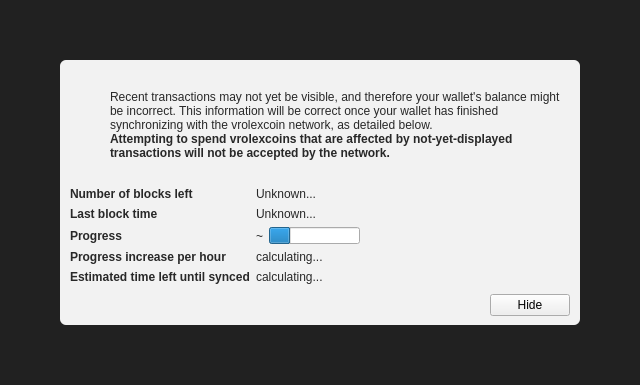
<?xml version="1.0" encoding="UTF-8"?>
<ui version="4.0">
 <class>ModalOverlay</class>
 <widget class="ModalOverlay" name="ModalOverlay">
  <property name="geometry">
   <rect>
    <x>0</x>
    <y>0</y>
    <width>640</width>
    <height>385</height>
   </rect>
  </property>
  <property name="windowTitle">
   <string>Form</string>
  </property>
  <layout class="QVBoxLayout" name="verticalLayout" stretch="0">
   <property name="sizeConstraint">
    <enum>QLayout::SetDefaultConstraint</enum>
   </property>
   <property name="leftMargin">
    <number>0</number>
   </property>
   <property name="topMargin">
    <number>0</number>
   </property>
   <property name="rightMargin">
    <number>0</number>
   </property>
   <property name="bottomMargin">
    <number>0</number>
   </property>
   <item>
    <widget class="QWidget" name="bgWidget" native="true">
     <property name="styleSheet">
      <string notr="true">#bgWidget { background: rgba(0,0,0,220); }</string>
     </property>
     <layout class="QVBoxLayout" name="verticalLayoutMain" stretch="1">
      <property name="leftMargin">
       <number>60</number>
      </property>
      <property name="topMargin">
       <number>60</number>
      </property>
      <property name="rightMargin">
       <number>60</number>
      </property>
      <property name="bottomMargin">
       <number>60</number>
      </property>
      <item>
       <widget class="QWidget" name="contentWidget" native="true">
        <property name="styleSheet">
         <string notr="true">#contentWidget { background: rgba(255,255,255,240); border-radius: 6px; }

QLabel { color: rgb(40,40,40);  }</string>
        </property>
        <layout class="QVBoxLayout" name="verticalLayoutSub" stretch="1,0,0,0">
         <property name="spacing">
          <number>0</number>
         </property>
         <property name="leftMargin">
          <number>10</number>
         </property>
         <property name="topMargin">
          <number>10</number>
         </property>
         <property name="rightMargin">
          <number>10</number>
         </property>
         <property name="bottomMargin">
          <number>10</number>
         </property>
         <item>
          <layout class="QHBoxLayout" name="horizontalLayoutIconText" stretch="0,1">
           <property name="topMargin">
            <number>20</number>
           </property>
           <item>
            <layout class="QVBoxLayout" name="verticalLayoutIcon">
             <property name="leftMargin">
              <number>0</number>
             </property>
             <item>
              <widget class="QPushButton" name="warningIcon">
               <property name="enabled">
                <bool>false</bool>
               </property>
               <property name="text">
                <string/>
               </property>
               <property name="icon">
                <iconset>
                 <normaloff>:/icons/warning</normaloff>
                 <disabledoff>:/icons/warning</disabledoff>:/icons/warning</iconset>
               </property>
               <property name="iconSize">
                <size>
                 <width>48</width>
                 <height>48</height>
                </size>
               </property>
               <property name="flat">
                <bool>true</bool>
               </property>
              </widget>
             </item>
             <item>
              <spacer name="verticalSpacerWarningIcon">
               <property name="orientation">
                <enum>Qt::Vertical</enum>
               </property>
               <property name="sizeHint" stdset="0">
                <size>
                 <width>20</width>
                 <height>40</height>
                </size>
               </property>
              </spacer>
             </item>
            </layout>
           </item>
           <item>
            <layout class="QVBoxLayout" name="verticalLayoutInfoText">
             <property name="leftMargin">
              <number>0</number>
             </property>
             <property name="topMargin">
              <number>0</number>
             </property>
             <item>
              <widget class="QLabel" name="infoText">
               <property name="text">
                <string>Recent transactions may not yet be visible, and therefore your wallet's balance might be incorrect. This information will be correct once your wallet has finished synchronizing with the vrolexcoin network, as detailed below.</string>
               </property>
               <property name="textFormat">
                <enum>Qt::RichText</enum>
               </property>
               <property name="wordWrap">
                <bool>true</bool>
               </property>
              </widget>
             </item>
             <item>
              <widget class="QLabel" name="infoTextStrong">
               <property name="font">
                <font>
                 <weight>75</weight>
                 <bold>true</bold>
                </font>
               </property>
               <property name="text">
                <string>Attempting to spend vrolexcoins that are affected by not-yet-displayed transactions will not be accepted by the network.</string>
               </property>
               <property name="textFormat">
                <enum>Qt::RichText</enum>
               </property>
               <property name="wordWrap">
                <bool>true</bool>
               </property>
              </widget>
             </item>
             <item>
              <spacer name="verticalSpacerInTextSpace">
               <property name="orientation">
                <enum>Qt::Vertical</enum>
               </property>
               <property name="sizeHint" stdset="0">
                <size>
                 <width>20</width>
                 <height>40</height>
                </size>
               </property>
              </spacer>
             </item>
            </layout>
           </item>
          </layout>
         </item>
         <item>
          <spacer name="verticalSpacerAfterText">
           <property name="orientation">
            <enum>Qt::Vertical</enum>
           </property>
           <property name="sizeHint" stdset="0">
            <size>
             <width>20</width>
             <height>40</height>
            </size>
           </property>
          </spacer>
         </item>
         <item>
          <layout class="QFormLayout" name="formLayout">
           <property name="fieldGrowthPolicy">
            <enum>QFormLayout::FieldsStayAtSizeHint</enum>
           </property>
           <property name="horizontalSpacing">
            <number>6</number>
           </property>
           <property name="verticalSpacing">
            <number>6</number>
           </property>
           <property name="topMargin">
            <number>10</number>
           </property>
           <item row="0" column="0">
            <widget class="QLabel" name="labelNumberOfBlocksLeft">
             <property name="font">
              <font>
               <weight>75</weight>
               <bold>true</bold>
              </font>
             </property>
             <property name="text">
              <string>Number of blocks left</string>
             </property>
            </widget>
           </item>
           <item row="0" column="1">
            <widget class="QLabel" name="numberOfBlocksLeft">
             <property name="text">
              <string>Unknown...</string>
             </property>
            </widget>
           </item>
           <item row="1" column="0">
            <widget class="QLabel" name="labelLastBlockTime">
             <property name="font">
              <font>
               <weight>75</weight>
               <bold>true</bold>
              </font>
             </property>
             <property name="text">
              <string>Last block time</string>
             </property>
            </widget>
           </item>
           <item row="1" column="1">
            <widget class="QLabel" name="newestBlockDate">
             <property name="sizePolicy">
              <sizepolicy hsizetype="Maximum" vsizetype="Preferred">
               <horstretch>0</horstretch>
               <verstretch>0</verstretch>
              </sizepolicy>
             </property>
             <property name="text">
              <string>Unknown...</string>
             </property>
            </widget>
           </item>
           <item row="2" column="0">
            <widget class="QLabel" name="labelSyncDone">
             <property name="font">
              <font>
               <weight>75</weight>
               <bold>true</bold>
              </font>
             </property>
             <property name="text">
              <string>Progress</string>
             </property>
            </widget>
           </item>
           <item row="2" column="1">
            <layout class="QHBoxLayout" name="horizontalLayoutSync" stretch="0,1">
             <item>
              <widget class="QLabel" name="percentageProgress">
               <property name="text">
                <string notr="true">~</string>
               </property>
              </widget>
             </item>
             <item>
              <widget class="QProgressBar" name="progressBar">
               <property name="value">
                <number>24</number>
               </property>
               <property name="format">
                <string/>
               </property>
              </widget>
             </item>
            </layout>
           </item>
           <item row="4" column="0">
            <widget class="QLabel" name="labelProgressIncrease">
             <property name="font">
              <font>
               <weight>75</weight>
               <bold>true</bold>
              </font>
             </property>
             <property name="text">
              <string>Progress increase per hour</string>
             </property>
            </widget>
           </item>
           <item row="4" column="1">
            <widget class="QLabel" name="progressIncreasePerH">
             <property name="text">
              <string>calculating...</string>
             </property>
            </widget>
           </item>
           <item row="5" column="0">
            <widget class="QLabel" name="labelEstimatedTimeLeft">
             <property name="font">
              <font>
               <weight>75</weight>
               <bold>true</bold>
              </font>
             </property>
             <property name="text">
              <string>Estimated time left until synced</string>
             </property>
            </widget>
           </item>
           <item row="5" column="1">
            <widget class="QLabel" name="expectedTimeLeft">
             <property name="text">
              <string>calculating...</string>
             </property>
            </widget>
           </item>
          </layout>
         </item>
         <item>
          <layout class="QHBoxLayout" name="horizontalLayoutButtons">
           <property name="leftMargin">
            <number>10</number>
           </property>
           <property name="topMargin">
            <number>10</number>
           </property>
           <item>
            <spacer name="horizontalSpacer">
             <property name="orientation">
              <enum>Qt::Horizontal</enum>
             </property>
             <property name="sizeHint" stdset="0">
              <size>
               <width>40</width>
               <height>20</height>
              </size>
             </property>
            </spacer>
           </item>
           <item>
            <widget class="QPushButton" name="closeButton">
             <property name="text">
              <string>Hide</string>
             </property>
            </widget>
           </item>
          </layout>
         </item>
        </layout>
       </widget>
      </item>
     </layout>
    </widget>
   </item>
  </layout>
 </widget>
 <customwidgets>
  <customwidget>
   <class>ModalOverlay</class>
   <extends>QWidget</extends>
   <header>modaloverlay.h</header>
   <container>1</container>
  </customwidget>
 </customwidgets>
 <resources/>
 <connections/>
</ui>
